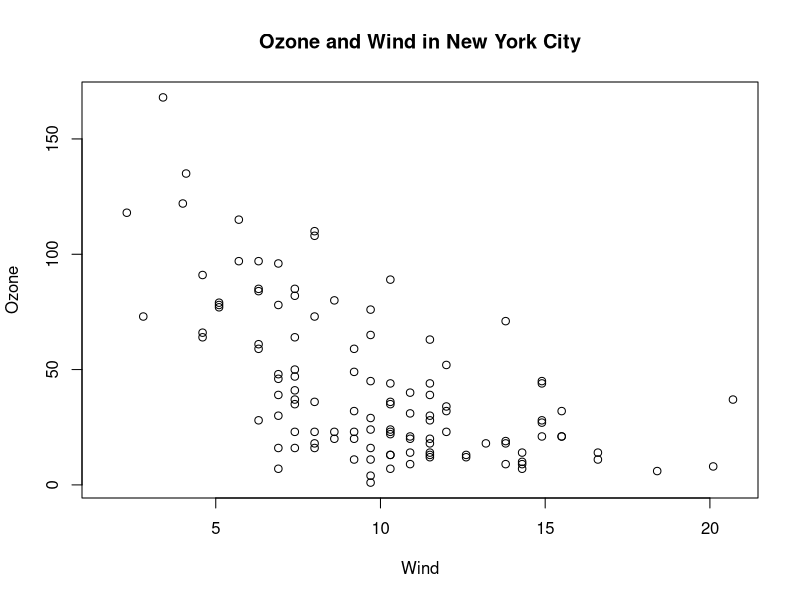
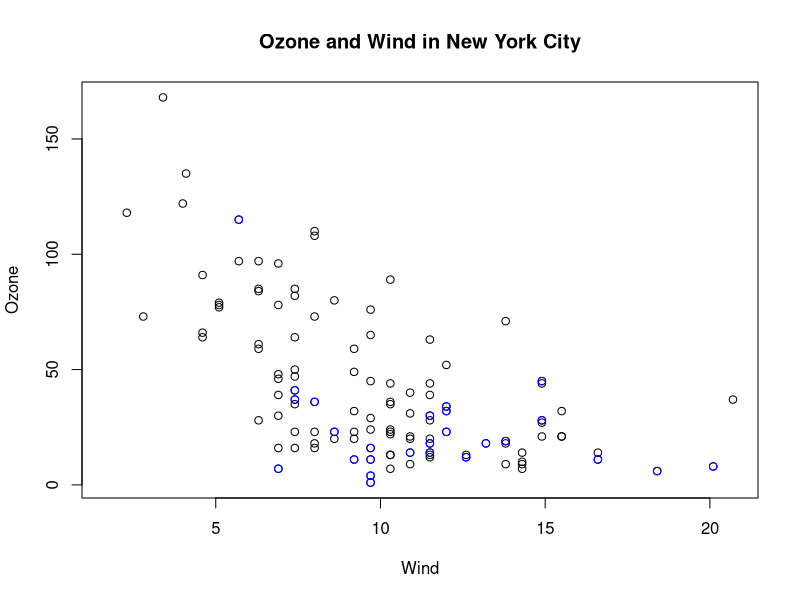
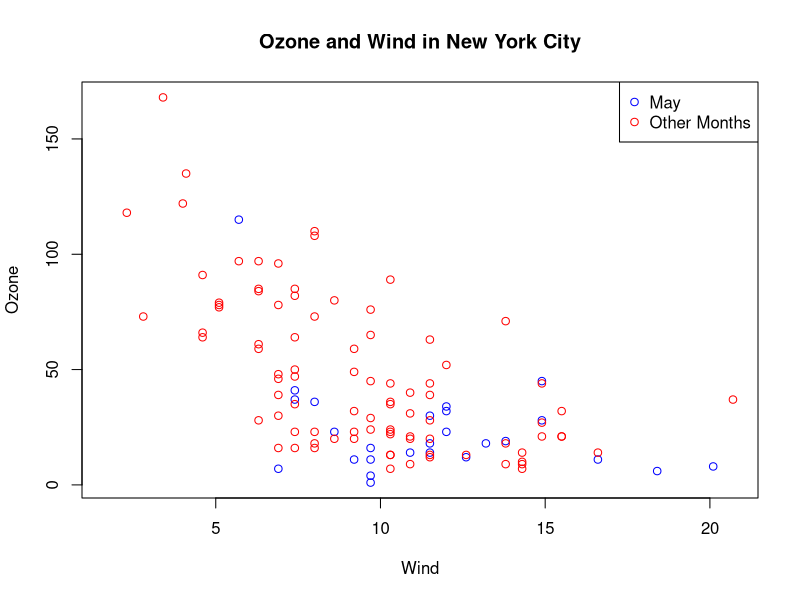
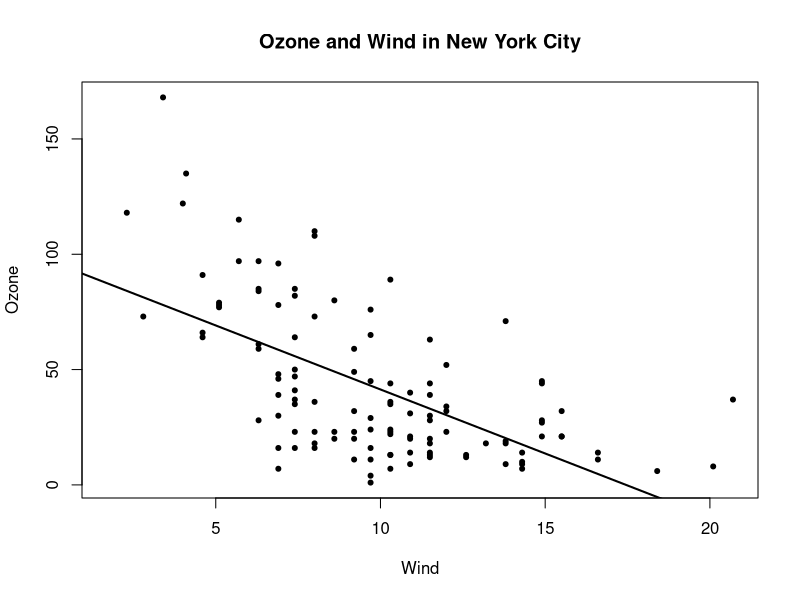
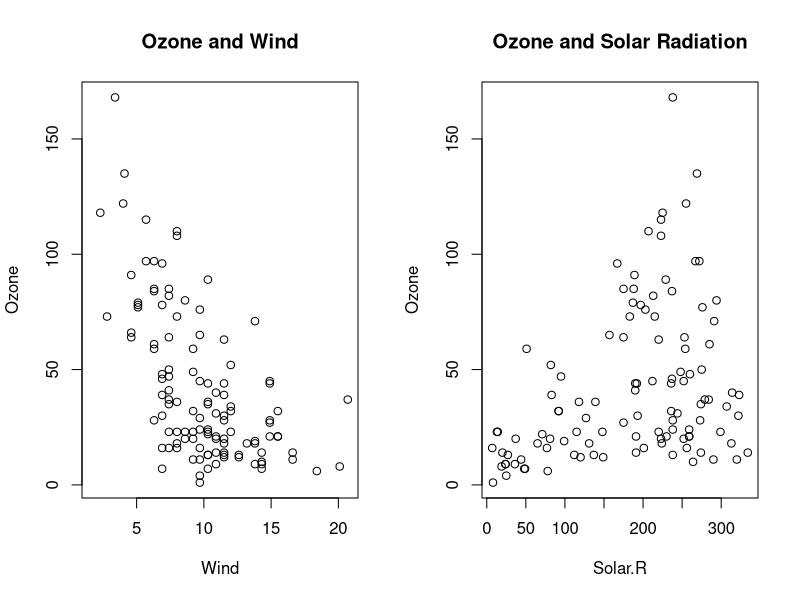
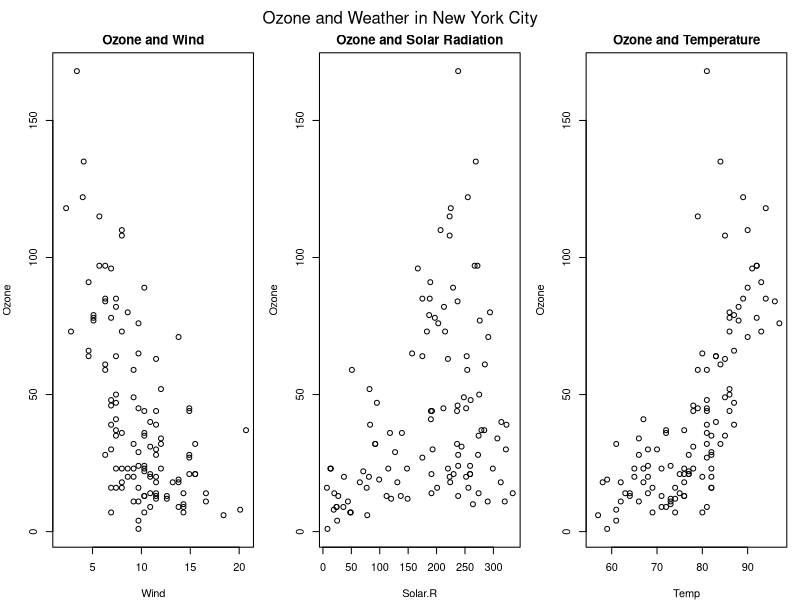

Write the R code that produced these figures, in order.
# Exploratory Data Analysis

# Base Plotting System (part 2)

# Base Plotting Functions
# plot
# lines
# points
# text
# title
# mtext
# axis

# Base Plot with Annotation

library(datasets)
with(airquality,plot(Wind,Ozone))
title(main="Ozone and Wind in New York City")  # Add a title

with(airquality,plot(Wind,Ozone,main="Ozone and Wind in New York City"))
with(subset(airquality,Month==5),points(Wind,Ozone,col="blue"))

with(airquality,plot(Wind,Ozone,main="Ozone and Wind in New York City",type="n"))
with(subset(airquality,Month==5),points(Wind,Ozone,col="blue"))
with(subset(airquality,Month!=5),points(Wind,Ozone,col="red"))
legend("topright",pch=1,col=c("blue","red"),legend=c("May","Other Months"))

# Base Plot with Regression Line

with(airquality,plot(Wind,Ozone,main="Ozone and Wind in New York City",pch=20))
model <- lm(Ozone~Wind,airquality)
abline(model,lwd=2)

# Multiple Base Plots

par(mfrow=c(1,2))
with(airquality, {
        plot(Wind,Ozone,main="Ozone and Wind")
        plot(Solar.R,Ozone,main="Ozone and Solar Radiation")                  
})

par(mfrow=c(1,3),mar=c(4,4,2,1),oma=c(0,0,2,0))
with(airquality, {
        plot(Wind,Ozone,main="Ozone and Wind")
        plot(Solar.R,Ozone,main="Ozone and Solar Radiation")
        plot(Temp,Ozone,main="Ozone and Temperature")
        mtext("Ozone and Weather in New York City",outer=TRUE)
})